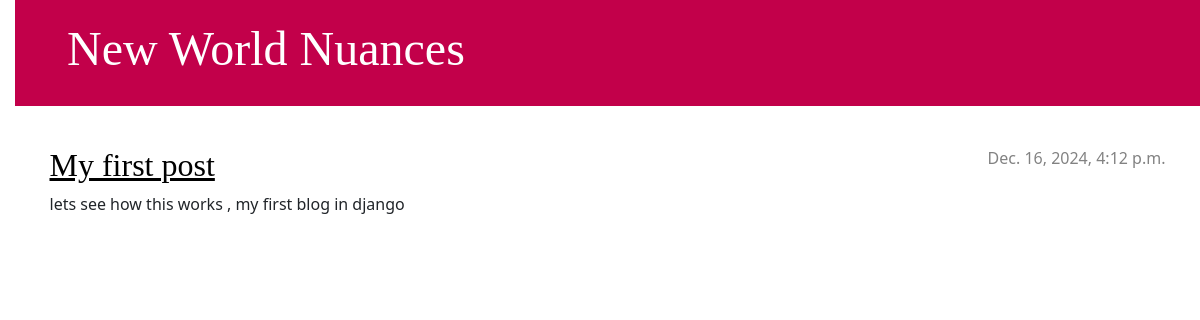
Before: / with the older database file.
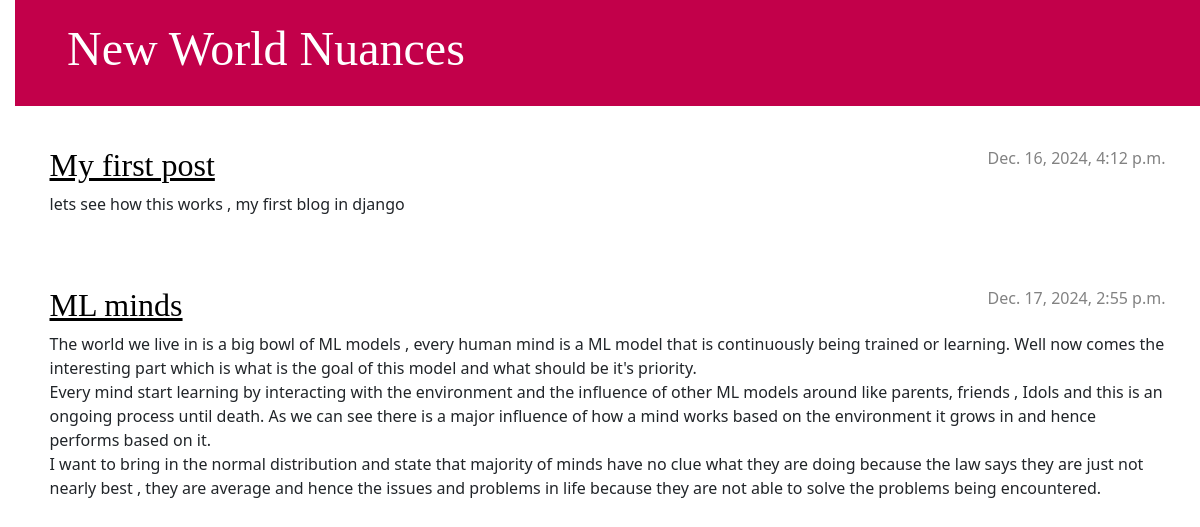
After: the same page with the newer database file.
### blog/models.py (models this page shows, shortened)
class Post(models.Model):
    author = models.ForeignKey(settings.AUTH_USER_MODEL, on_delete=models.CASCADE)
    title = models.CharField(max_length=200)
    text = models.TextField()
    created_date = models.DateTimeField(default=timezone.now)
    published_date = models.DateTimeField(blank=True, null=True)

### blog/views.py (the view)
# urls.py: path('', views.post_list, name='post_list'),
def post_list(request):
    posts = Post.objects.filter(published_date__lte=timezone.now()).order_by('published_date')
    return render(request, 'blog/post_list.html', {'posts': posts})

### blog/templates/blog/post_list.html (shortened to what this page needs)
{% load static %}
<!DOCTYPE html>
<html>
    <head >
        <link rel="stylesheet" href="https://cdn.jsdelivr.net/npm/bootstrap@5.3.3/dist/css/bootstrap.min.css">
        <link rel="stylesheet" href="{% static 'css/blog.css' %}">
    </head>
    <body>
        <header class="page-header">
            <div class="container">
                <h1><a href="/">New World Nuances</a></h1>
            </div>
        </header>
        <main class="container">
            <div class="row">
                <div class="col">
                    {% for post in posts %}
                        <article class="post">
                            <time class="date">
                                {{ post.published_date }}
                            </time>
                            <h2><a href="">{{ post.title }}</a></h2>
                            <p>{{ post.text|linebreaksbr }}</p>
                        </article>
                    {% endfor %}
                </div>
            </div>
        </main>
    </body>
</html>

### blog/static/css/blog.css (style rules this page uses)
h1 a, h2 a { color: #C25100; font-family: 'Lobster'; }
body { padding-left: 15px; }
.page-header { background-color: #c2004a; margin-top: 0; margin-bottom: 40px; padding: 20px 20px 20px 40px; }
.page-header h1, .page-header h1 a, .page-header h1 a:visited, .page-header h1 a:active { color: #ffffff; font-size: 36pt; text-decoration: none; }
h1, h2, h3, h4 { font-family: 'Lobster', cursive; }
.date { color: #828282; }
.post { margin-bottom: 70px; }
.post h2 a, .post h2 a:visited { color: #000000; }
.post > .date, .post > .actions { float: right; }

Changed rows visible on the page:
added Post: published_date "Dec. 17, 2024, 2:55 p.m.", title "ML minds", text "The world we live in is a big bowl of ML models , every human mind is a ML model that is continuously being trained or learning. Well now comes the interesting part which is what is the goal of this model and what should be it's priority. Every mind start learning by interacting with the environment and the influence of other ML models around like parents, friends , Idols and this is an ongoing process until death. As we can see there is a major influence of how a mind works based on the environment it grows in and hence performs based on it. I want to bring in the normal distribution and state that majority of minds have no clue what they are doing because the law says they are just not…"
